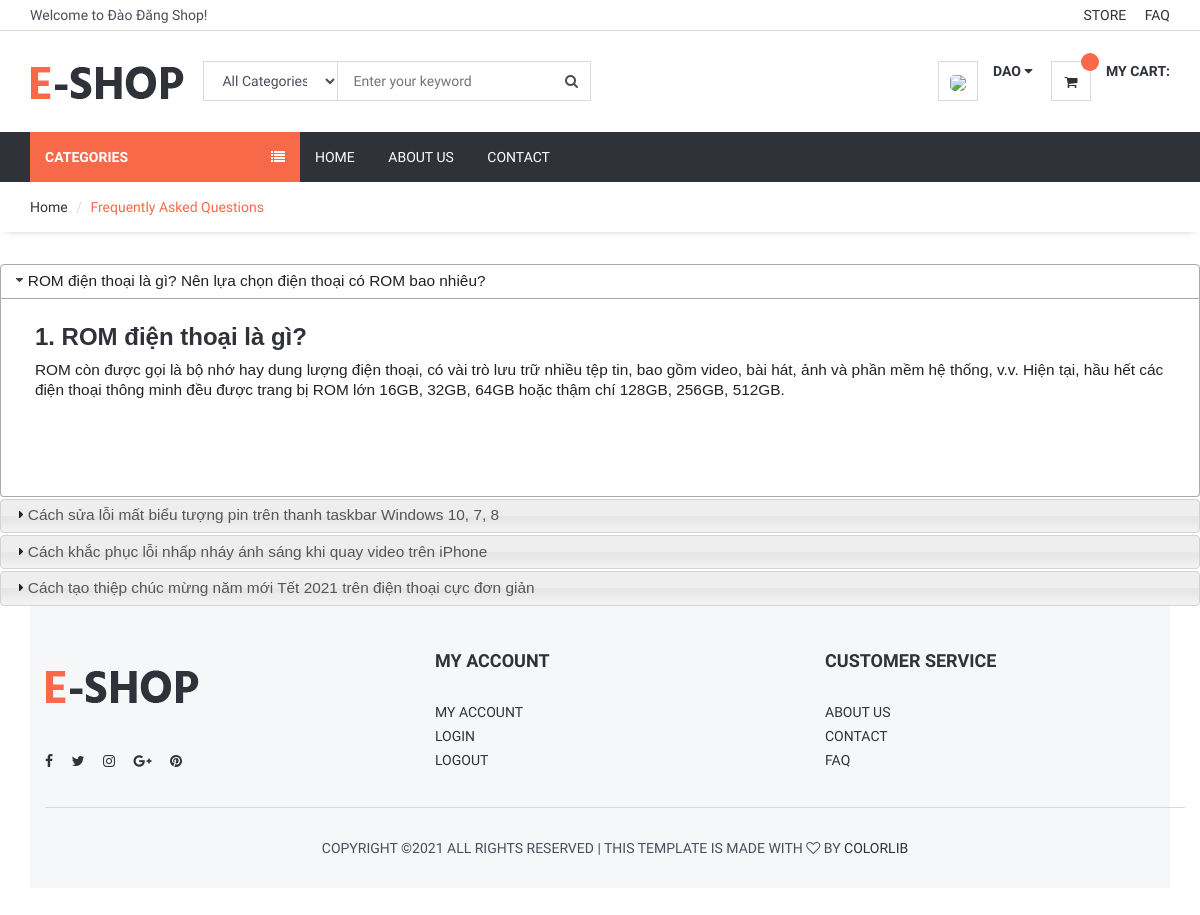
The page /faq/ (signed in) on the database its author committed.
### home/models.py (models this page shows, shortened)
class FAQ(models.Model):
    STATUS = (
        ('True', 'True'),
        ('False', 'False'),
    )
    ordernumber = models.IntegerField()
    question = models.CharField(max_length=200)
    answer = RichTextUploadingField()
    status=models.CharField(max_length=10, choices=STATUS)
    create_at=models.DateTimeField(auto_now_add=True)
    update_at=models.DateTimeField(auto_now=True)

### home/views.py (the view)
# urls.py: path('faq/', views.faq, name='faq'),
def faq(request):
    category = Category.objects.all()
    faq = FAQ.objects.filter(status = 'True').order_by('ordernumber')
    context = {'faq': faq, 'category': category}
    return render(request, 'faq.html', context)

### home/templates/faq.html (shortened to what this page needs)
{% extends 'homebase.html' %}
{% block sidebar %} {% include 'sidebar.html' %} {% endblock %}
{% block body %}
	<div id="breadcrumb">
		<div class="container">
			<ul class="breadcrumb">
				<li><a href="/home">Home</a></li>
				<li class="active">Frequently Asked Questions</li>
			</ul>
		</div>
	</div>
	<div class="section">
		<div class="container">
			<div class="row">
                <div class="row">
                <div id="accordion">
                    {% for rs in faq %}
                        <h3>{{ rs.question }}</h3>
                        <div>
                            <p>
                                {{ rs.answer | safe }}
                            </p>
                        </div>
                    {% endfor %}
                </div>
		</div>
	</div>
{% endblock %}

### home/templates/header.html (shortened to what this page needs)
{% load static %}
	<header>
		<div id="top-header">
			<div class="container">
				<div class="pull-left">
					<span>Welcome to Đào Đăng Shop!</span>
				</div>
				<div class="pull-right">
					<ul class="header-top-links">
						<li><a href="/">Store</a></li>
						<li><a href="faq/">FAQ</a></li>
					</ul>
				</div>
			</div>
		</div>
		<div id="header">
			<div class="container">
				<div class="pull-left">
					<div class="header-logo">
						<a class="logo" href="/home">
							<img src="{% static '' %}img/logo.png" alt="">
						</a>
					</div>
					<div class="header-search">
						<form action="/search/" method="post">
							<input id="query" name="query" class="input search-input" type="text" placeholder="Enter your keyword">
							<select name="catid" class="input search-categories">
								<option value="0">All Categories</option>
								{% load mptt_tags %}
							</select>
							<button class="search-btn"><i class="fa fa-search"></i></button>
						</form>
					</div>
				</div>
				<div class="pull-right">
					<ul class="header-btns">
						<li class="header-account dropdown default-dropdown">
							{% if user.id is not None%}
							<div class="dropdown-toggle" role="button" data-toggle="dropdown" aria-expanded="true">
								<div class="header-btns-icon">
								<img src="{{ request.session.userimage }}" style="height: 40px; border-radius: 30%">
								</div>
								<strong class="text-uppercase">{{user.first_name}} <i class="fa fa-caret-down"></i></strong>
							</div>
							{% else %}
							<a href="/login" class="text-uppercase">Login</a> / <a href="/signup" class="text-uppercase">Sign Up</a>
							{% endif %}
						</li>
						<li class="header-cart dropdown default-dropdown">
							<a  href="/shopcart/">
								<div class="header-btns-icon">
									<i class="fa fa-shopping-cart"></i>
									<span class="qty">{{shopcart.countproduct}}</span>
								</div>
								<strong class="text-uppercase">My Cart:</strong>
							</a>
						</li>
					</ul>
				</div>
			</div>
		</div>
	</header>

### home/static/css/style.css (style rules this page uses)
body { font-family: 'Hind', sans-serif; color: #4A4E5A; overflow-x: hidden; }
h1, h2, h3, h4, h5, h6 { color: #30323A; margin: 0 0 10px; font-weight: 700; }
a { color: #30323A; -webkit-transition: 0.3s color; transition: 0.3s color; }
strong { color: #30323A; }
ul, ol { margin: 0; padding: 0; list-style: none }
.input { width: 100%; height: 40px; padding: 0px 15px; border: none; background-color: transparent; -webkit-box-shadow: 0px 0px 0px 1px #DADADA inset, 0px 0px 0px 5px transparent; box-shadow: 0px 0px 0px 1px #DADADA inset, 0px 0px 0px 5px transparent; -webkit-transition: 0.3s all; transition: 0.3s all; }
.section { padding-top: 30px; padding-bottom: 30px; }
#breadcrumb { -webkit-box-shadow: 0px 6px 6px -6px rgba(0, 0, 0, 0.175); box-shadow: 0px 6px 6px -6px rgba(0, 0, 0, 0.175); }
.breadcrumb { background-color: transparent; border: none; border-radius: 0px; padding: 15px 0px; margin: 0; }
.breadcrumb>.active { color: #F8694A; }
.breadcrumb>li+li:before { color: #DADADA; }
#header { padding-top: 15px; padding-bottom: 15px; }
#top-header { padding-top: 5px; padding-bottom: 5px; border-bottom: 1px solid #DADADA; }
.header-top-links>li { display: inline-block; }
.header-top-links>li+li { margin-left: 15px; }
.header-top-links>li>a { cursor: pointer; text-transform: uppercase; }
.header-logo { display: inline-block; margin-right: 15px; }
.header-logo .logo>img { width: 100%; max-height: 70px; }
.header-search { display: inline-block; padding: 15px 0px; max-width: 400px; }
.header-search>form { position: relative; }
.header-search>form .search-input { padding-left: 150px; padding-right: 45px; }
.header-search>form .search-categories { position: absolute; left: 0px; top: 0px; width: 135px; }
.header-search>form .search-btn { position: absolute; top: 0px; right: 0px; width: 40px; height: 40px; background-color: transparent; border: none; }
.header-btns>li { display: inline-block; vertical-align: top; padding: 15px 0px; }
.header-btns>li+li { margin-left: 15px; }
.header-btns>li .header-btns-icon { position: relative; float: left; margin-right: 15px; width: 40px; height: 40px; line-height: 40px; text-align: center; color: #30323A; background-color: #FFF; border: 1px solid #DADADA; }
.header-btns .dropdown-toggle { display: block; cursor: pointer; }
.header-cart .header-btns-icon .qty { position: absolute; right: -9px; top: -9px; width: 18px; height: 18px; line-height: 18px; text-align: center; font-size: 10px; background: #F8694A; color: #FFF; border-radius: 50%; }

### rows shown on the page
FAQ: question "ROM điện thoại là gì? Nên lựa chọn điện thoại có ROM bao nhiêu?", answer "1. ROM điện thoại là gì? ROM còn được gọi là bộ nhớ hay dung lượng điện thoại, có vài trò lưu trữ nhiều tệp tin, bao gồm video, bài hát, ảnh và phần mềm hệ thống, v.v. Hiện tại, hầu hết các điện thoại thông minh đều được trang bị ROM lớn 16GB, 32GB, 64GB hoặc thậm chí 128GB, 256GB, 512GB."
FAQ: question "Cách sửa lỗi mất biểu tượng pin trên thanh taskbar Windows 10, 7, 8"
FAQ: question "Cách khắc phục lỗi nhấp nháy ánh sáng khi quay video trên iPhone"
FAQ: question "Cách tạo thiệp chúc mừng năm mới Tết 2021 trên điện thoại cực đơn giản"

### other values the page prints
{{ user.first_name }} "DAO"
